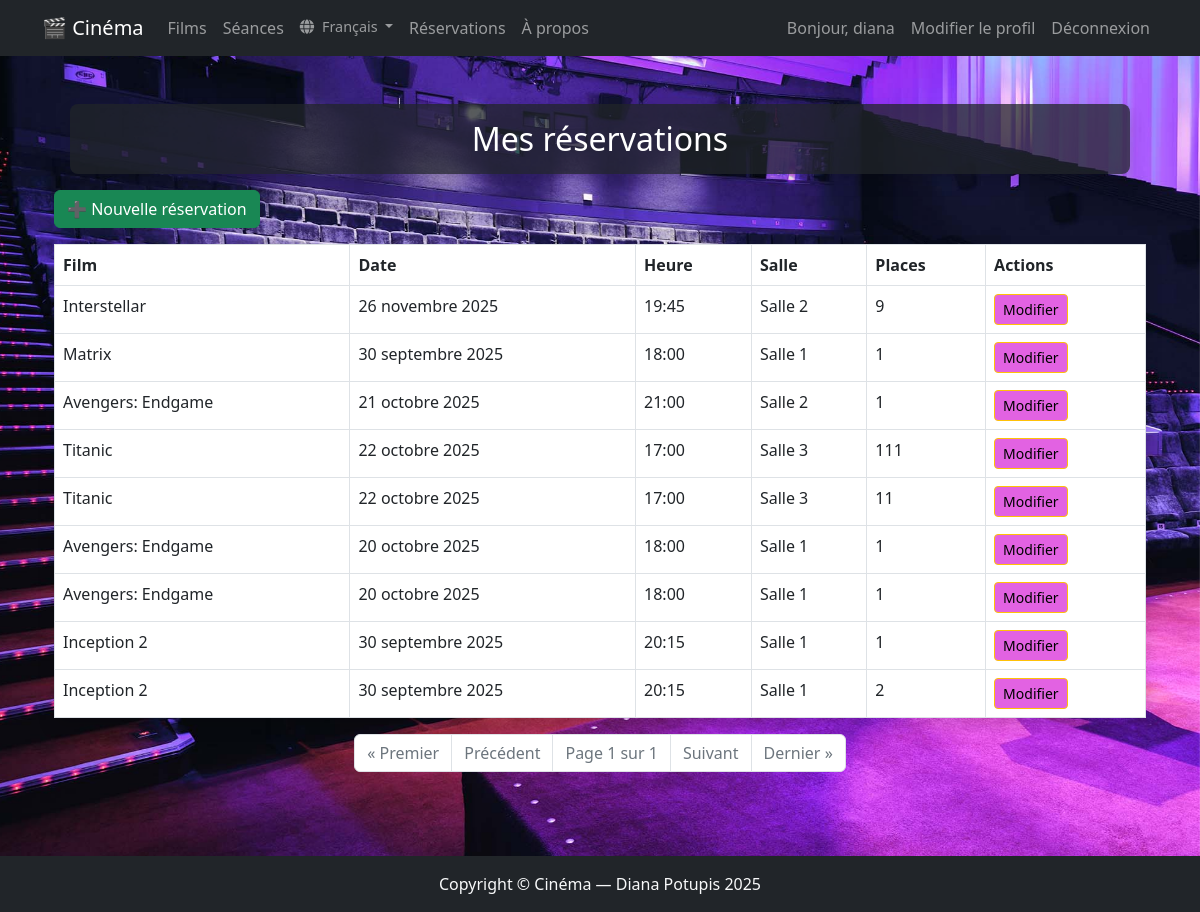
/reservations/ (signed in), run on an earlier commit of the app's database.
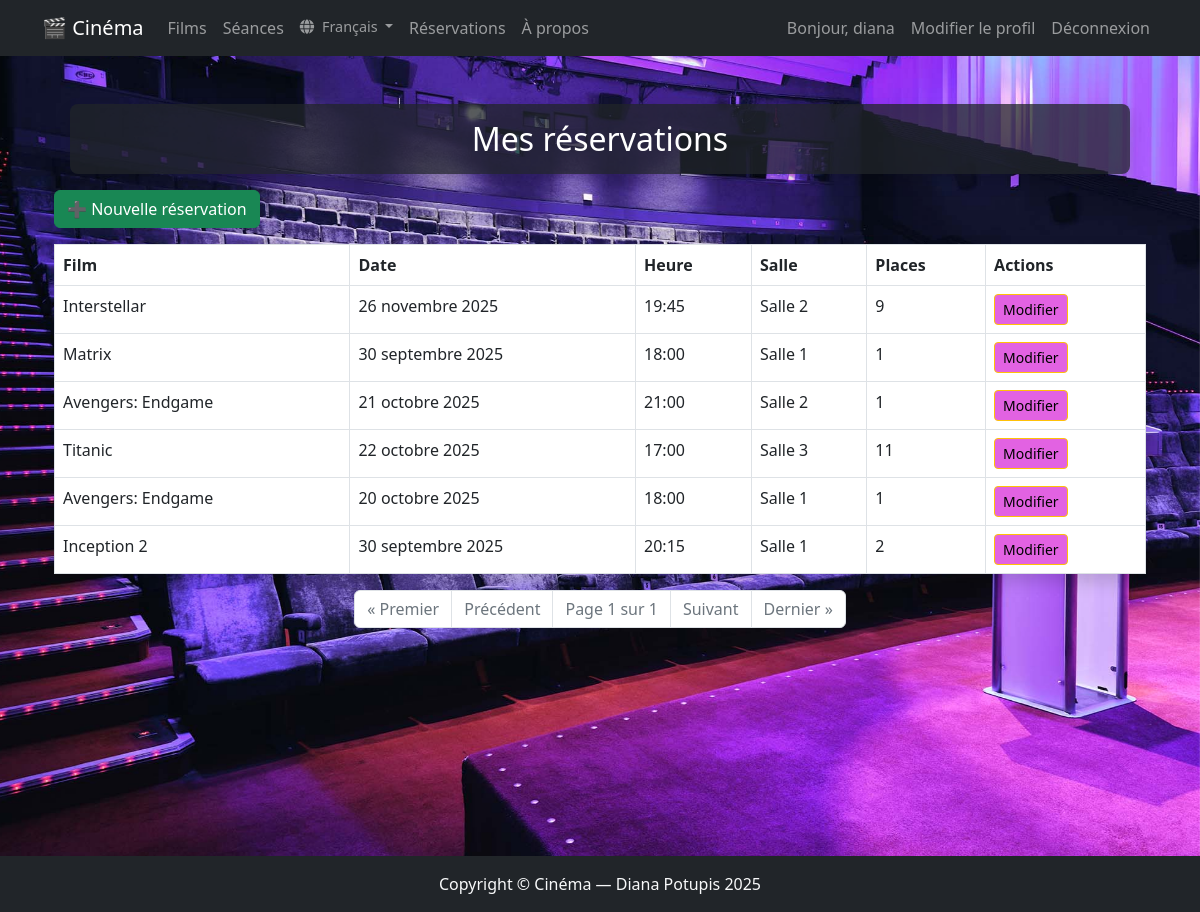
And on a later commit of the database.
### demo_app/models.py (models this page shows, shortened)
class Reservation(models.Model):
   user = models.ForeignKey(User,verbose_name=_("Utilisateur"), related_name='reservations', on_delete=models.CASCADE )
   seance = models.ForeignKey(Seance, verbose_name=_("Séance"), related_name='reservations', on_delete=models.CASCADE)
   places = models.PositiveIntegerField(verbose_name=_("Places"))
   reservation_date = models.DateTimeField(auto_now_add=True, verbose_name=_("Date réservation"))
   class Meta:
      ordering = ('reservation_date', )
      verbose_name = _("réservation")
      verbose_name_plural = _("réservations")

class Seance(models.Model):
   film = models.ForeignKey(Film, verbose_name=_("Films"), related_name='seances', on_delete=models.CASCADE )
   date = models.DateField(verbose_name=_("Date"))
   time = models.TimeField(verbose_name=_("Heure"))
   hall = models.ForeignKey(Hall, verbose_name=_("Salle"), related_name='seances', on_delete=models.CASCADE)
   class Meta:
    ordering = ('date', 'time')
    verbose_name = _("séance")
    verbose_name_plural = _("séances")

class Film(models.Model):
  title = models.CharField(max_length=100, verbose_name=_("Titre"))
  description = models.TextField(verbose_name=_("Description"))
  duration = models.DurationField(verbose_name=_("Durée"))
  genre = models.ForeignKey(Genre, on_delete=models.SET_NULL, null=True, verbose_name=_("Genre"))
  poster = models.ImageField(verbose_name=_("Affiche"), upload_to='img/', default='img/default.png')
  actors = models.ManyToManyField('Actor', related_name='films', verbose_name=_("Acteurs"))
  class Meta:
    ordering = ('title', )
    verbose_name = _("film")
    verbose_name_plural = _("films")

class Hall(models.Model):
    name = models.CharField(max_length=50, unique=True, verbose_name=_("Salle"))
    class Meta:
      ordering = ('name', )
      verbose_name = _("salle")
      verbose_name_plural = _("salles")

### demo_app/views.py (the view)
# urls.py: path('reservations/', views.ReservationListView.as_view(), name='reservation_list'),
@method_decorator(login_required, name='dispatch')
class ReservationListView(View):
    def get(self, request):
        if request.user.is_superuser or request.user.groups.filter(name='cinema_admin').exists() or request.user.groups.filter(name='employee').exists():
            reservations = Reservation.objects.all()
        else:
            reservations = Reservation.objects.filter(user=request.user)
        user_groups = request.user.groups.values_list('name', flat=True)
        can_delete_reservations = request.user.is_superuser or 'cinema_admin' in user_groups or 'employee' in user_groups
        paginator = Paginator(reservations, 10)
        page_number = request.GET.get("page")
        page_obj = paginator.get_page(page_number)
        context = {
            'page_obj': page_obj,
            'can_delete_reservations': can_delete_reservations
        }
        return render(request, 'reservation/reservation_list.html', context)

### demo_app/templates/reservation/reservation_list.html (shortened to what this page needs)
{% extends 'base.html' %}
{% load i18n %}
{% block content %}
<div class="container mt-5">
  <h2 class="text-white text-center m-3 p-3 bg-dark bg-opacity-75 rounded-3 shadow">{% trans "Mes réservations" %}</h2>
  <a href="{% url 'reservation_create' %}" class="btn btn-success mb-3">➕ {% trans "Nouvelle réservation" %}</a>
  {% if page_obj %}
  <table class="table table-bordered bg-white shadow">
    <thead>
      <tr>
        <th>{% trans "Film" %}</th>
        <th>{% trans "Date" %}</th>
        <th>{% trans "Heure" %}</th>
        <th>{% trans "Salle" %}</th>
        <th>{% trans "Places" %}</th>
        <th>{% trans "Actions" %}</th>
      </tr>
    </thead>
    <tbody>
      {% for r in page_obj %}
      <tr>
        <td>{{ r.seance.film.title }}</td>
        <td>{{ r.seance.date }}</td>
        <td>{{ r.seance.time|time:"H:i" }}</td>
        <td>{{ r.seance.hall.name }}</td>
        <td>{{ r.places }}</td>
        <td>
            <a href="{% url 'reservation_edit' r.id %}" class="btn btn-sm btn-warning" style="background-color: rgb(226, 98, 226) ;">{% trans "Modifier" %}</a>
        </td>
      </tr>
      {% endfor %}
    </tbody>
  </table>
  {% else %}
  <p class="alert alert-info">{% trans "Vous n’avez aucune réservation." %}</p>
  {% endif %}
</div>
{% include 'includes/pagination_section.html' %}
{% endblock %}

### templates/base.html (shortened to what this page needs)
{% load static %}
{% load i18n %}
<!DOCTYPE html>
<html lang="{{ LANGUAGE_CODE|default:'fr' }}">
<head>
  <link rel="stylesheet" href="https://cdnjs.cloudflare.com/ajax/libs/bootstrap/5.2.3/css/bootstrap.min.css" />
  <link rel="stylesheet" href="https://cdnjs.cloudflare.com/ajax/libs/font-awesome/6.4.0/css/all.min.css" />
  <link rel="stylesheet" href="{% static 'css/styles.css' %}">
</head>
<body>
  <nav class="navbar navbar-expand-lg navbar-dark bg-dark ">
    <div class="container">
      <a class="navbar-brand" href="{% url 'index' %}">{% trans "🎬 Cinéma" %}</a>
      <div class="collapse navbar-collapse" id="navbarNav">
        <ul class="navbar-nav me-auto">
            <li class="nav-item">
            <a class="nav-link" href="{% url 'film-list' %}">{% trans "Films" %}</a>
            </li>
          <li class="nav-item">
            <a class="nav-link" href="{% url 'seances' %}">{% trans "Séances" %}</a>
          </li>
          <li class="nav-item dropdown">
            <a class="nav-link dropdown-toggle" href="#" id="languageDropdown" role="button"
               data-bs-toggle="dropdown" aria-expanded="false">
              <i class="fas fa-globe me-1"></i>
              {% get_current_language as LANGUAGE_CODE %}
              {% if LANGUAGE_CODE == 'fr' %}Français{% else %}English{% endif %}
            </a>
          </li>
          {% if user.is_authenticated %}
          <li class="nav-item">
            <a class="nav-link" href="{% url 'reservation_list' %}">{% trans "Réservations" %}</a>
          </li>
          {% endif %}
          <li class="nav-item">
            <a class="nav-link" href="{% url 'about' %}">{% trans "À propos" %}</a>
          </li>
        </ul>
        <ul class="navbar-nav">
          {% if user.is_authenticated %}
          <li class="nav-item">
            <a class="nav-link" >{% trans "Bonjour, " %}{{ user.username }}</a>
          </li>
          <li class="nav-item">
            <a class="nav-link" href="{% url 'profile_edit' %}">{% trans "Modifier le profil" %}</a>
          </li>
          <li class="nav-item">
            <form method="post" action="{% url 'logout' %}">
              <button type="submit" class="btn btn-link nav-link" style="padding: 2; border: none; cursor: pointer;">{% trans "Déconnexion" %}</button>
            </form>
          </li>
          {% endif %}
        </ul>
      </div>
    </div>
  </nav>
  <main class="bg-cover d-flex">
    <div class="container">
      {% block content %}{% endblock %}
    </div>
  </main>
  <footer class="bg-dark text-light text-center">
    <p class="mb-0 p-3">{% trans "Copyright &copy; Cinéma — Diana Potupis 2025" %}</p>
  </footer>
</body>
</html>

### demo_app/templates/includes/pagination_section.html
{% load i18n %}
<nav aria-label="Page navigation">
  <ul class="pagination justify-content-center text-white">
    {% if page_obj.has_previous %}
      <li class="page-item">
        <a class="page-link" href="?page=1">&laquo; {% trans "Premier" %}</a>
      </li>
      <li class="page-item">
        <a class="page-link" href="?page={{ page_obj.previous_page_number }}">{% trans "Précédent" %}</a>
      </li>
    {% else %}
      <li class="page-item disabled"><span class="page-link">&laquo; {% trans "Premier" %}</span></li>
      <li class="page-item disabled"><span class="page-link">{% trans "Précédent" %}</span></li>
    {% endif %}
    <li class="page-item disabled">
      <span class="page-link">{% trans "Page" %} {{ page_obj.number }} {% trans "sur" %} {{ page_obj.paginator.num_pages }}</span>
    </li>
    {% if page_obj.has_next %}
      <li class="page-item">
        <a class="page-link" href="?page={{ page_obj.next_page_number }}">{% trans "Suivant" %}</a>
      </li>
      <li class="page-item">
        <a class="page-link" href="?page={{ page_obj.paginator.num_pages }}">{% trans "Dernier" %} &raquo;</a>
      </li>
    {% else %}
      <li class="page-item disabled"><span class="page-link">{% trans "Suivant" %}</span></li>
      <li class="page-item disabled"><span class="page-link">{% trans "Dernier" %} &raquo;</span></li>
    {% endif %}
  </ul>
</nav>

### static/css/styles.css (style rules this page uses)
.bg-cover { background: url("../img/cover.jpg") no-repeat center center; background-size: cover; background-attachment: fixed; width: 100%; min-height: 100vh; display: flex; flex-direction: column; justify-content: flex-start; }
.btn { transition: all 0.2s ease-in-out; }
#languageDropdown { font-size: 0.9rem; transition: all 0.2s ease-in-out; }

What changed in the data, as far as the page shows it:
removed Reservation: seance.film "Titanic", seance "22 octobre 2025", seance.time "17:00", seance.hall.name "Salle 3", places "111"
removed Reservation: seance.film "Avengers: Endgame", seance "20 octobre 2025", seance.time "18:00", seance.hall.name "Salle 1", places "1"
removed Reservation: seance.film "Inception 2", seance "30 septembre 2025", seance.time "20:15", seance.hall.name "Salle 1", places "1"
